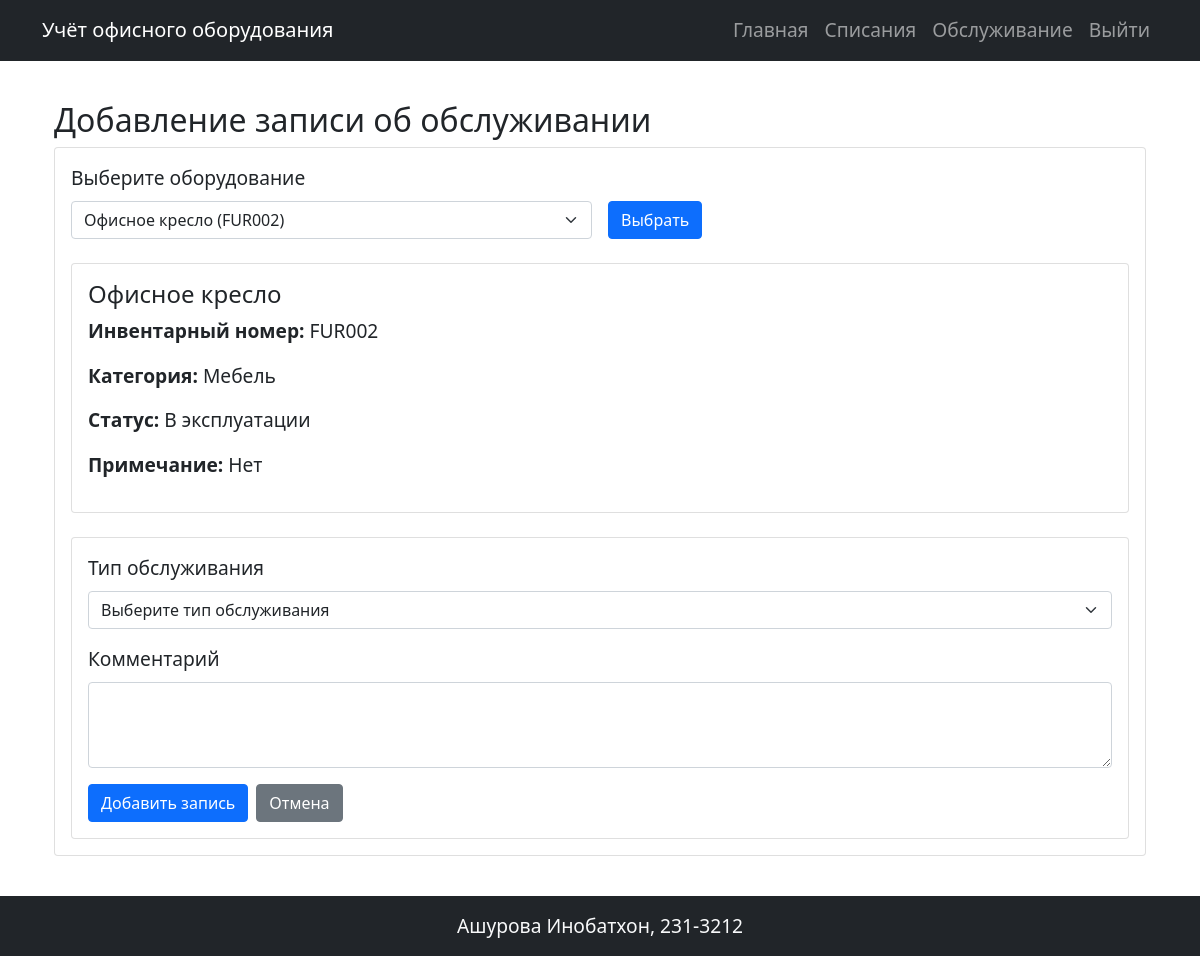
The app's page /maintenance?id=9 (signed in) with its own data.
### models.py (models this page shows)
class Equipment(db.Model):
    id = db.Column(db.Integer, primary_key=True)
    name = db.Column(db.String(100), nullable=False)
    inventory_number = db.Column(db.String(50), unique=True, nullable=False)
    category_id = db.Column(db.Integer, db.ForeignKey('category.id'), nullable=False)
    category = db.relationship('Category', backref='equipments')
    purchase_date = db.Column(db.Date, nullable=False)
    cost = db.Column(db.Numeric(10, 2), nullable=False)
    status = db.Column(db.Enum('В эксплуатации', 'На ремонте', 'Списано', name='equipment_status'), nullable=False, default='В эксплуатации')
    note = db.Column(db.Text)
    photos = db.relationship('Photo', backref='equipment', lazy='dynamic', cascade='all, delete-orphan')
    maintenance_history = db.relationship('MaintenanceHistory', backref='equipment', cascade='all, delete-orphan')
    responsible_persons = db.relationship('ResponsiblePersons', secondary=equipment_responsible, back_populates='equipments')
    write_offs = db.relationship('WriteOff', backref='equipment_obj', cascade='all, delete-orphan')

class Category(db.Model):
    id = db.Column(db.Integer, primary_key=True)
    name = db.Column(db.String(100), nullable=False)
    description = db.Column(db.Text)

### app.py (the view)
@app.route('/maintenance', methods=['GET'])
@login_required
def maintenance():
    if current_user.role.name != 'tech':
        flash('У вас нет прав для добавления записей об обслуживании', 'danger')
        return redirect(url_for('index'))
    equipment_list = Equipment.query.all()
    equipment_id = request.args.get('id', type=int)
    equipment = Equipment.query.get(equipment_id) if equipment_id else None
    return render_template('maintenance.html',
                         equipment_list=equipment_list,
                         equipment=equipment)

### app.py (called while the page is built)
@login_manager.user_loader
def load_user(user_id):
    return User.query.get(int(user_id))

### templates/maintenance.html (shortened to what this page needs)
{% extends "base.html" %}
{% block content %}
<div class="container mt-4">
    <h2>Добавление записи об обслуживании</h2>
    <div class="card mb-4">
        <div class="card-body">
            <form method="GET" class="mb-4">
                <div class="row g-3">
                    <div class="col-md-6">
                        <label for="equipment" class="form-label">Выберите оборудование</label>
                        <select class="form-select" id="equipment" name="id" required>
                            {% for eq in equipment_list %}
                                <option value="{{ eq.id }}" {% if equipment and equipment.id == eq.id %}selected{% endif %}>
                                    {{ eq.name }} ({{ eq.inventory_number }})
                                </option>
                            {% endfor %}
                        </select>
                    </div>
                    <div class="col-md-2 d-flex align-items-end">
                        <button type="submit" class="btn btn-primary">Выбрать</button>
                    </div>
                </div>
            </form>
            {% if equipment %}
                <div class="card">
                    <div class="card-body">
                        <h4 class="card-title">{{ equipment.name }}</h4>
                        <p><strong>Инвентарный номер:</strong> {{ equipment.inventory_number }}</p>
                        <p><strong>Категория:</strong> {{ equipment.category.name }}</p>
                        <p><strong>Статус:</strong> {{ equipment.status }}</p>
                        <p><strong>Примечание:</strong> {{ equipment.note or 'Нет' }}</p>
                    </div>
                </div>
                <div class="card mt-4">
                    <div class="card-body">
                        <form method="POST" action="{{ url_for('add_maintenance', id=equipment.id) }}">
                            <div class="mb-3">
                                <label for="maintenance_type" class="form-label">Тип обслуживания</label>
                                <select class="form-select" id="maintenance_type" name="maintenance_type" required>
                                    <option value="">Выберите тип обслуживания</option>
                                </select>
                            </div>
                            <div class="mb-3">
                                <label for="comment" class="form-label">Комментарий</label>
                                <textarea class="form-control" id="comment" name="comment" rows="3" required></textarea>
                            </div>
                            <div class="d-flex gap-2">
                                <button type="submit" class="btn btn-primary">Добавить запись</button>
                                <a href="{{ url_for('index') }}" class="btn btn-secondary">Отмена</a>
                            </div>
                        </form>
                    </div>
                </div>
            {% endif %}
        </div>
    </div>
</div>
{% endblock %}

### static/styles.css (style rules this page uses)
body { font-size: 1.2rem; display: grid; grid-template-rows: auto 1fr auto; height: 100vh; margin: 0; }

### records on screen
Equipment: name "Офисное кресло", inventory_number "FUR002", status "В эксплуатации", note "Нет"
Category: category.name "Мебель"

### other values on screen
form field id "Офисное кресло (FUR002)"
